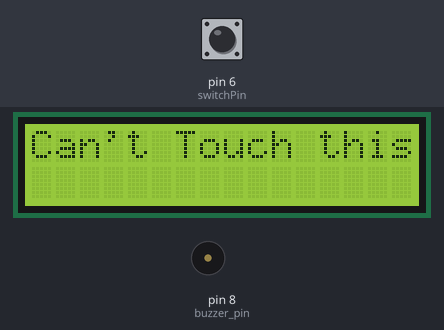
A sketch run on a simulated Arduino Uno, built with avr-gcc and run on an emulated ATmega328P. Shown: 16×2 character LCD, buzzer (waves = sounding). The inputs (shaded band) are chosen by the test bench; at power-on: pin 6 (switchPin) LOW. What the sketch prints to the serial monitor is not drawn.

Above: at 1.2 s.
1.3 s: pin 6 (switchPin) pulled HIGH for 0.15 s
At 4.5 s:
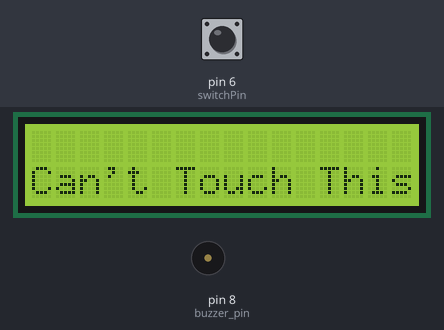
At 9.2 s:
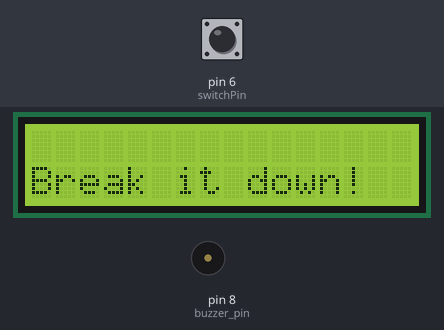
Timing chart, 0 to 20.7 s (numbered marks = the images above; inputs shaded):
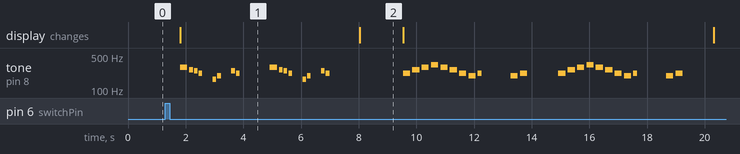

The sketch:

cant_touch_this.ino
```cpp
#include <LiquidCrystal.h>
#include "pitches.h"

LiquidCrystal lcd(12,11,5,4,3,2); // pins on LCD d0, d1, d2, d3, d4, d5, d6, d7 4-7 required

const int switchPin=6;// capacitative touch

int switchState= 0;
int prevSwitchState =0;
int reply;

int buzzer_pin = 8;

  //music scores

  int melody_cant[] = {
    NOTE_D4, NOTE_C4, NOTE_B3, NOTE_A3,0,0, NOTE_E3, NOTE_G3, 0,0, NOTE_B3,NOTE_A3,0,0
  };

  int m_size_cant = sizeof(melody_cant) / sizeof(melody_cant[0]);

  int melody_oh[] = {
    NOTE_A3,
    NOTE_C4,
    NOTE_D4,
    NOTE_E4,
    NOTE_D4,
    NOTE_C4,
    NOTE_A3,
    NOTE_G3,

    NOTE_A3,
    0,0,0,0,0,0,
    NOTE_G3,
    NOTE_A3
  };
   int m_size_oh = sizeof(melody_oh) / sizeof(melody_oh[0]);


  // note durations: 4 = quarter note, 8 = eighth note, etc.:
  // int noteDurations[] = {
  //   4, 8, 8, 8, 8, 8, 8,8, 8,8,8,8 , 8,8,8
  // };

  int noteDurations_cant[] = {
    4, 8, 8, 8, 8, 8, 8,8, 8,8,8,8
  };

  int n_size_cant = sizeof(noteDurations_cant) / sizeof(noteDurations_cant[0]);

//oh oh oh oh
  int noteDurations_oh[] = {
    4, 4,4,4,4,4,4,4,8,
    8, 8,8,8,8,8, 4,4
  };


 int n_size_oh= sizeof(noteDurations_oh) / sizeof(noteDurations_oh[0]);


void setup() {
    Serial.begin(9600);
    lcd.begin(16,2); //lcd.begin(cols, rows, charsize)
    pinMode(switchPin, INPUT);
    lcd.setCursor(0,0);
    lcd.print("Can't Touch this!");
    // lcd.setCursor(0,1);
    // lcd.print("Touch");
Serial.println( m_size_oh);
      Serial.println(n_size_oh);

}

void loop() {
  // check if touched
  switchState =digitalRead(switchPin);//LOW Or HIGH
  if(switchState == HIGH) {
    delay(500);

    int counterCant=2;
    while (counterCant > 0) {
        lcd.clear();
        lcd.setCursor(0,1);
        lcd.print("Can't Touch This");
        playMelody(melody_cant, m_size_cant, noteDurations_cant, n_size_cant);
        delay(1000);
        lcd.clear();
        counterCant = counterCant - 1;
        }

    lcd.setCursor(0,1);
    lcd.print("Break it down!");
    delay(1500);
    lcd.clear();

     int counterOh=2;
        while (counterOh > 0) {

        lcd.setCursor(0,0);
        lcd.print("Oh Oh Oh Oh");
        lcd.setCursor(0,1);
        lcd.print("Oh Oh Oh Oh ...");
        playMelody(melody_oh, m_size_oh, noteDurations_oh, n_size_oh);

        delay(1000);
        lcd.clear();
        counterOh = counterOh - 1;
        }


    lcd.setCursor(0,0);
    lcd.print("Stop,");
    lcd.setCursor(0,1);
    lcd.print("Hammer Time!");
    delay(2000);


    switchState = LOW;
    }

}


void playMelody( int melody[], int m_size, int noteDurations[], int n_size  ) {


  int arraySize = n_size;
  Serial.println(n_size);

  for (int thisNote = 0; thisNote < arraySize ; thisNote++) {

    // to calculate the note duration, take one second divided by the note type.
    //e.g. quarter note = 1000 / 4, eighth note = 1000/8, etc.
    int noteDuration = 1000 / noteDurations[thisNote];
    tone(buzzer_pin, melody[thisNote], noteDuration);

    // to distinguish the notes, set a minimum time between them.
    // the note's duration + 30% seems to work well:
    int pauseBetweenNotes = noteDuration * 1.30;
    delay(pauseBetweenNotes);
    // stop the tone playing:
    noTone(buzzer_pin);
  }
}
```

pitches.h
```cpp
/*************************************************
 * Public Constants
 *************************************************/

#define NOTE_B0  31
#define NOTE_C1  33
#define NOTE_CS1 35
#define NOTE_D1  37
#define NOTE_DS1 39
#define NOTE_E1  41
#define NOTE_F1  44
#define NOTE_FS1 46
#define NOTE_G1  49
#define NOTE_GS1 52
#define NOTE_A1  55
#define NOTE_AS1 58
#define NOTE_B1  62
#define NOTE_C2  65
#define NOTE_CS2 69
#define NOTE_D2  73
#define NOTE_DS2 78
#define NOTE_E2  82
#define NOTE_F2  87
#define NOTE_FS2 93
#define NOTE_G2  98
#define NOTE_GS2 104
#define NOTE_A2  110
#define NOTE_AS2 117
#define NOTE_B2  123
#define NOTE_C3  131
#define NOTE_CS3 139
#define NOTE_D3  147
#define NOTE_DS3 156
#define NOTE_E3  165
#define NOTE_F3  175
#define NOTE_FS3 185
#define NOTE_G3  196
#define NOTE_GS3 208
#define NOTE_A3  220
#define NOTE_AS3 233
#define NOTE_B3  247
#define NOTE_C4  262
#define NOTE_CS4 277
#define NOTE_D4  294
#define NOTE_DS4 311
#define NOTE_E4  330
#define NOTE_F4  349
#define NOTE_FS4 370
#define NOTE_G4  392
#define NOTE_GS4 415
#define NOTE_A4  440
#define NOTE_AS4 466
#define NOTE_B4  494
#define NOTE_C5  523
#define NOTE_CS5 554
#define NOTE_D5  587
#define NOTE_DS5 622
#define NOTE_E5  659
#define NOTE_F5  698
#define NOTE_FS5 740
#define NOTE_G5  784
#define NOTE_GS5 831
#define NOTE_A5  880
#define NOTE_AS5 932
#define NOTE_B5  988
#define NOTE_C6  1047
#define NOTE_CS6 1109
#define NOTE_D6  1175
#define NOTE_DS6 1245
#define NOTE_E6  1319
#define NOTE_F6  1397
#define NOTE_FS6 1480
#define NOTE_G6  1568
#define NOTE_GS6 1661
#define NOTE_A6  1760
#define NOTE_AS6 1865
#define NOTE_B6  1976
#define NOTE_C7  2093
#define NOTE_CS7 2217
#define NOTE_D7  2349
#define NOTE_DS7 2489
#define NOTE_E7  2637
#define NOTE_F7  2794
#define NOTE_FS7 2960
#define NOTE_G7  3136
#define NOTE_GS7 3322
#define NOTE_A7  3520
#define NOTE_AS7 3729
#define NOTE_B7  3951
#define NOTE_C8  4186
#define NOTE_CS8 4435
#define NOTE_D8  4699
#define NOTE_DS8 4978
```

Measured:
- after the input at 1.3 s, tone on pin 8 (buzzer_pin): plays 294 Hz for 0.25 s, 262 Hz for 0.13 s, 247 Hz for 0.13 s, 220 Hz for 0.13 s, 165 Hz for 0.13 s, 196 Hz for 0.13 s … (38 notes in this stretch), starting after 0.50 s; the display: changes after 0.50 s (image 1)
